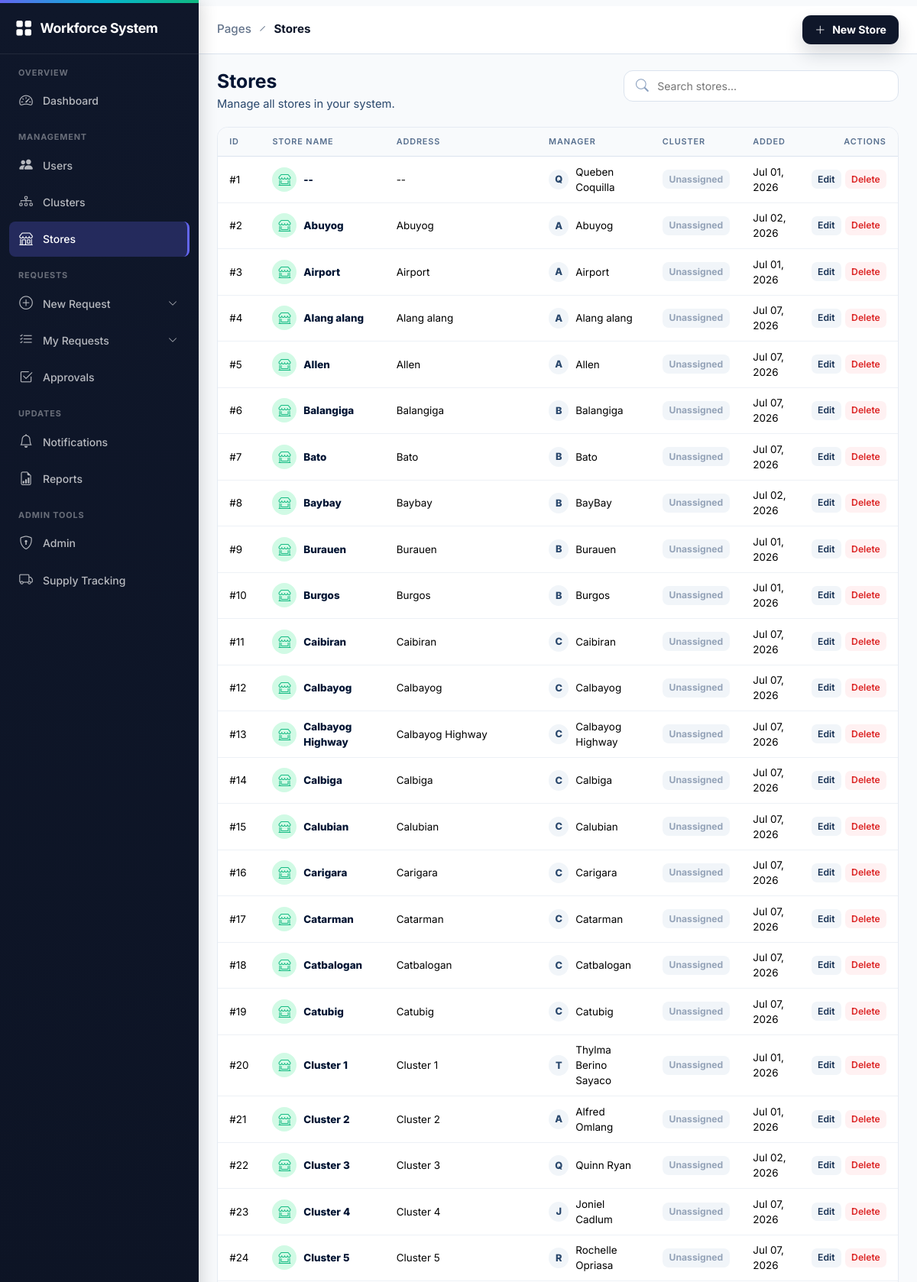
The app's page /admin/stores (signed in, upper part) with its own data.
### models/user.py (models this page shows, shortened)
class User(UserMixin, db.Model):
    __tablename__ = 'users'
    id = db.Column(db.Integer, primary_key=True)
    full_name = db.Column(db.String(100), nullable=False)
    username = db.Column(db.String(80), unique=True, nullable=False)
    email = db.Column(db.String(120), unique=True, nullable=False)
    password_hash = db.Column(db.String(256), nullable=False)
    role = db.Column(db.String(20), nullable=False, default='requester')
    store_branch = db.Column(db.String(100), nullable=False)
    created_at = db.Column(db.DateTime, server_default=db.func.now())

### routes/admin.py (the view, shortened to what this page needs)
@admin.route('/stores')
@login_required
def stores():
    if not admin_required():
        return render_template('admin/restricted.html')
    q = request.args.get('q', '').strip()
    selected_cluster = request.args.get('cluster', '').strip()
    cluster_names = sorted({
        row[2].strip()
        for row in _request_identity_rows()
        if row[2] and row[2].strip()
    }, key=str.lower)
    cluster_labels = {
        name: f'Cluster {index}'
        for index, name in enumerate(cluster_names, start=1)
    }
    store_data = {}
    for user in User.query.filter(User.store_branch.isnot(None), User.store_branch != '').all():
        name = user.store_branch.strip()
        if not name:
            continue
        store = store_data.setdefault(name, {
            'name': name,
            'address': name,
            'manager': user.full_name or user.username,
            'manager_initial': (user.full_name or user.username or name)[:1].upper(),
            'manager_id': user.id,
            'cluster_manager': '',
            'cluster_label': '',
            'added': user.created_at,
        })
        store['added'] = _earliest_date(store['added'], user.created_at)
    store_rows = []
    for index, (name, data) in enumerate(sorted(store_data.items(), key=lambda item: item[0].lower()), start=1):
        if selected_cluster and data['cluster_manager'].lower() != selected_cluster.lower():
            continue
        store_rows.append({
            **data,
            'id': index,
            'name': name,
            'date_added': data['added'],
            'is_one_year_already': False,
            'users': User.query.filter(User.store_branch.ilike(name)).count(),
            'work': WorkRequest.query.filter(WorkRequest.store_branch.ilike(name)).count(),
            'manpower': ManpowerRequest.query.filter(ManpowerRequest.store_branch.ilike(name)).count(),
            'supply': SupplyRequest.query.filter(SupplyRequest.store_branch.ilike(name)).count(),
        })
    managers = User.query.filter(User.role.in_(['manager', 'requester'])).order_by(User.full_name.asc()).all()
    return render_template(
        'admin/stores.html',
        stores=store_rows,
        managers=managers,
        all_managers=managers,
        q=q,
        selected_cluster=selected_cluster,
    )

### models/__init__.py (called while the page is built)
@login_manager.user_loader
def load_user(user_id):
    from models.user import User
    return User.query.get(int(user_id))

### routes/admin.py (called while the page is built)
def admin_required():
    return current_user.role == 'admin'

def _request_identity_rows():
    rows = []
    for model in REQUEST_MODELS:
        rows.extend(
            db.session.query(
                model.store_branch,
                model.manager_name,
                model.cluster_manager_name,
                model.created_at,
            ).filter(
                model.store_branch.isnot(None),
                model.store_branch != '',
            ).all()
        )
    return rows

def _earliest_date(current, candidate):
    if not candidate:
        return current
    if not current:
        return candidate
    try:
        return candidate if candidate < current else current
    except TypeError:
        return candidate if candidate.replace(tzinfo=None) < current.replace(tzinfo=None) else current

### templates/admin/stores.html (shortened to what this page needs)
{% extends "base.html" %}
{% block content %}
<header class="management-topbar">
    <div class="breadcrumb-line">
        <span>Pages</span>
        <i class="bi bi-slash"></i>
        <strong>Stores</strong>
    </div>
    <button type="button" class="btn-management-primary" data-bs-toggle="modal" data-bs-target="#newStoreModal">
        <i class="bi bi-plus-lg"></i>
        <span>New Store</span>
    </button>
</header>
<div class="management-page-shell">
    <section class="management-heading">
        <div>
            <h2>Stores</h2>
            {% if selected_cluster %}
            <p>Managing stores under <a class="admin-table-link" href="{{ url_for('admin.clusters') }}">{{ selected_cluster }}</a>.</p>
            {% else %}
            <p>Manage all stores in your system.</p>
            {% endif %}
        </div>
        <form class="management-search" method="get" action="{{ url_for('admin.stores') }}">
            <i class="bi bi-search"></i>
            <input type="search" name="q" value="{{ q }}" placeholder="Search stores..." aria-label="Search stores">
        </form>
    </section>
    <div class="stores-table-card">
        <div class="table-responsive">
            <table class="table stores-management-table mb-0">
                <thead>
                    <tr>
                        <th>ID</th>
                        <th>Store Name</th>
                        <th>Address</th>
                        <th>Manager</th>
                        <th>Cluster</th>
                        <th>Added</th>
                        <th class="text-end">Actions</th>
                    </tr>
                </thead>
                <tbody>
                    {% for store in stores %}
                    <tr>
                        <td class="store-id">#{{ store.id }}</td>
                        <td>
                            <div class="store-name-cell">
                                <div class="store-icon"><i class="bi bi-shop-window"></i></div>
                                <a class="store-name-link" href="{{ url_for('admin.users', store=store.name) }}">{{ store.name }}</a>
                            </div>
                        </td>
                        <td class="store-address-cell">{{ store.address }}</td>
                        <td>
                            {% if store.manager %}
                            <div class="store-manager-cell">
                                <div class="store-manager-avatar">{{ store.manager_initial }}</div>
                                <span>{{ store.manager }}</span>
                            </div>
                            {% else %}
                            <button type="button" class="assign-manager-button" data-bs-toggle="modal" data-bs-target="#assignManagerModal" data-store-name="{{ store.name }}">
                                Assign Manager
                            </button>
                            {% endif %}
                        </td>
                        <td>
                            {% if store.cluster_label %}
                            <a class="store-cluster-pill" href="{{ url_for('admin.stores', cluster=store.cluster_manager) }}">{{ store.cluster_label }}</a>
                            {% else %}
                            <span class="store-cluster-pill muted">Unassigned</span>
                            {% endif %}
                        </td>
                        <td>{{ store.date_added.strftime('%b %d, %Y') if store.date_added else '-' }}</td>
                        <td>
                            <div class="store-actions">
                                <button type="button"
                                        class="btn-store-action btn-store-edit"
                                        data-bs-toggle="modal"
                                        data-bs-target="#editStoreModal"
                                        data-store-name="{{ store.name }}"
                                        data-store-address="{{ store.address }}"
                                        data-store-manager="{{ store.manager_id or '' }}">
                                    Edit
                                </button>
                                <button type="button" class="btn-store-action btn-store-delete">Delete</button>
                            </div>
                        </td>
                    </tr>
                    {% endfor %}
                </tbody>
            </table>
        </div>
    </div>
</div>
{% endblock %}

### records on screen
User: id "1", name "--", address "--", manager_initial "Q", manager "Queben Coquilla", date_added "Jul 01, 2026"
User: id "2", name "Abuyog", address "Abuyog", manager_initial "A", manager "Abuyog", date_added "Jul 02, 2026"
User: id "3", name "Airport", address "Airport", manager_initial "A", manager "Airport", date_added "Jul 01, 2026"
User: id "4", name "Alang alang", address "Alang alang", manager_initial "A", manager "Alang alang", date_added "Jul 07, 2026"
User: id "5", name "Allen", address "Allen", manager_initial "A", manager "Allen", date_added "Jul 07, 2026"
User: id "6", name "Balangiga", address "Balangiga", manager_initial "B", manager "Balangiga", date_added "Jul 07, 2026"
User: id "7", name "Bato", address "Bato", manager_initial "B", manager "Bato", date_added "Jul 07, 2026"
User: id "8", name "Baybay", address "Baybay", manager_initial "B", manager "BayBay", date_added "Jul 02, 2026"
User: id "9", name "Burauen", address "Burauen", manager_initial "B", manager "Burauen", date_added "Jul 01, 2026"
User: id "10", name "Burgos", address "Burgos", manager_initial "B", manager "Burgos", date_added "Jul 01, 2026"
User: id "11", name "Caibiran", address "Caibiran", manager_initial "C", manager "Caibiran", date_added "Jul 07, 2026"
User: id "12", name "Calbayog", address "Calbayog", manager_initial "C", manager "Calbayog", date_added "Jul 07, 2026"
User: id "13", name "Calbayog Highway", address "Calbayog Highway", manager_initial "C", manager "Calbayog Highway", date_added "Jul 07, 2026"
User: id "14", name "Calbiga", address "Calbiga", manager_initial "C", manager "Calbiga", date_added "Jul 07, 2026"
User: id "15", name "Calubian", address "Calubian", manager_initial "C", manager "Calubian", date_added "Jul 07, 2026"
User: id "16", name "Carigara", address "Carigara", manager_initial "C", manager "Carigara", date_added "Jul 07, 2026"
User: id "17", name "Catarman", address "Catarman", manager_initial "C", manager "Catarman", date_added "Jul 07, 2026"
User: id "18", name "Catbalogan", address "Catbalogan", manager_initial "C", manager "Catbalogan", date_added "Jul 07, 2026"
User: id "19", name "Catubig", address "Catubig", manager_initial "C", manager "Catubig", date_added "Jul 07, 2026"
User: id "20", name "Cluster 1", address "Cluster 1", manager_initial "T", manager "Thylma Berino Sayaco", date_added "Jul 01, 2026"
User: id "21", name "Cluster 2", address "Cluster 2", manager_initial "A", manager "Alfred Omlang", date_added "Jul 01, 2026"
User: id "22", name "Cluster 3", address "Cluster 3", manager_initial "Q", manager "Quinn Ryan", date_added "Jul 02, 2026"
User: id "23", name "Cluster 4", address "Cluster 4", manager_initial "J", manager "Joniel Cadlum", date_added "Jul 07, 2026"
User: id "24", name "Cluster 5", address "Cluster 5", manager_initial "R", manager "Rochelle Opriasa", date_added "Jul 07, 2026"
